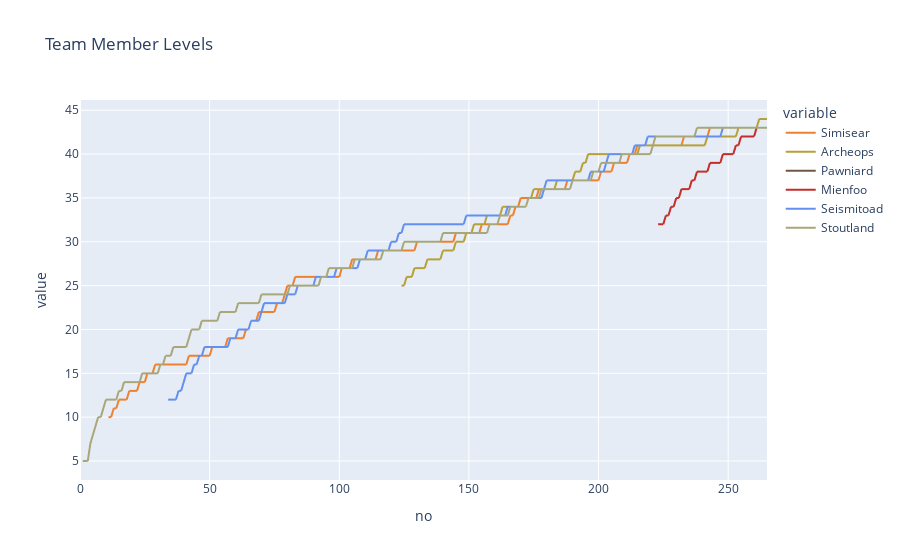

Notebook cell for this chart:
### Code cell
max_event_no = data['no'].max()
team_levels = (
    data
    .pivot_table(values='level',index=['no','location_name'],columns='team_member')
    .reset_index()
    .set_index('no')
    .reindex(np.arange(data.index.min(),max_event_no+1))
    .rename(columns={'location_name':'_location_name'})
)
team_levels[list(team)] = team_levels[list(team)].ffill()
display(team_levels)
(px
    .line(team_levels,
        x=team_levels.index,
        y=list(team),
        color_discrete_map=team_member_color_discrete_map,
        title=f"Team Member Levels")
    .update_layout(hovermode='x')
    .update_traces(hovertemplate="%{y}")
)

### Figure 1 — Plotly figure (JSON) as saved in the notebook; plotly's stock layout.template omitted (floating-point values rounded to 4 significant figures; data arrays with more than 128 entries replaced by an {"elided": "..."} marker saying what was removed)
{"data": [{"hovertemplate": "%{y}", "legendgroup": "Simisear", "line": {"color": "#EE8130", "dash": "solid"}, "marker": {"symbol": "circle"}, "mode": "lines", "name": "Simisear", "showlegend": true, "type": "scattergl", "x": {"elided": "266 int values"}, "xaxis": "x", "y": {"elided": "266 int values"}, "yaxis": "y"}, {"hovertemplate": "%{y}", "legendgroup": "Archeops", "line": {"color": "#B6A136", "dash": "solid"}, "marker": {"symbol": "circle"}, "mode": "lines", "name": "Archeops", "showlegend": true, "type": "scattergl", "x": {"elided": "266 int values"}, "xaxis": "x", "y": {"elided": "266 int values"}, "yaxis": "y"}, {"hovertemplate": "%{y}", "legendgroup": "Pawniard", "line": {"color": "#705746", "dash": "solid"}, "marker": {"symbol": "circle"}, "mode": "lines", "name": "Pawniard", "showlegend": true, "type": "scattergl", "x": {"elided": "266 int values"}, "xaxis": "x", "y": {"elided": "266 int values"}, "yaxis": "y"}, {"hovertemplate": "%{y}", "legendgroup": "Mienfoo", "line": {"color": "#C22E28", "dash": "solid"}, "marker": {"symbol": "circle"}, "mode": "lines", "name": "Mienfoo", "showlegend": true, "type": "scattergl", "x": {"elided": "266 int values"}, "xaxis": "x", "y": {"elided": "266 int values"}, "yaxis": "y"}, {"hovertemplate": "%{y}", "legendgroup": "Seismitoad", "line": {"color": "#6390F0", "dash": "solid"}, "marker": {"symbol": "circle"}, "mode": "lines", "name": "Seismitoad", "showlegend": true, "type": "scattergl", "x": {"elided": "266 int values"}, "xaxis": "x", "y": {"elided": "266 int values"}, "yaxis": "y"}, {"hovertemplate": "%{y}", "legendgroup": "Stoutland", "line": {"color": "#A8A77A", "dash": "solid"}, "marker": {"symbol": "circle"}, "mode": "lines", "name": "Stoutland", "showlegend": true, "type": "scattergl", "x": {"elided": "266 int values"}, "xaxis": "x", "y": {"elided": "266 int values"}, "yaxis": "y"}], "layout": {"hovermode": "x", "legend": {"title": {"text": "variable"}, "tracegroupgap": 0}, "title": {"text": "Team Member Levels"}, "xaxis": {"anchor": "y", "domain": [0, 1], "title": {"text": "no"}}, "yaxis": {"anchor": "x", "domain": [0, 1], "title": {"text": "value"}}}}
